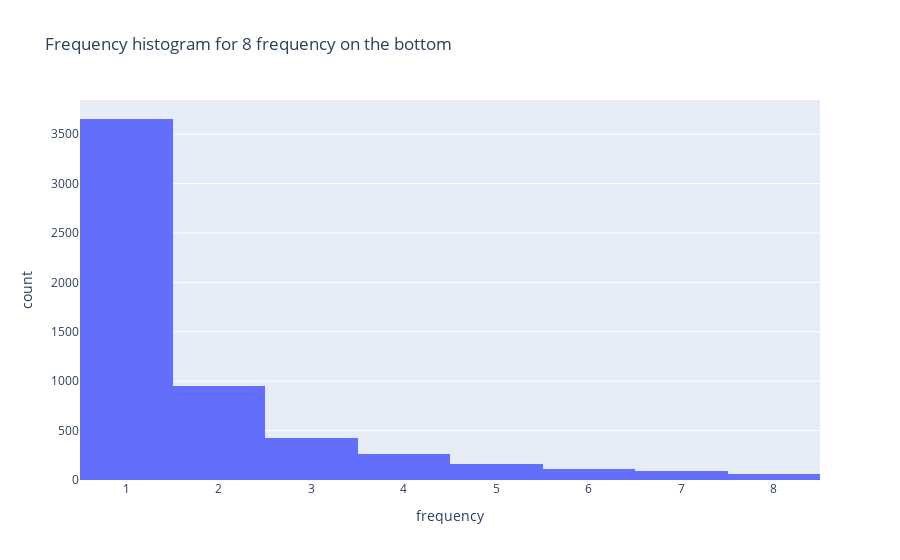

The notebook cell this image was saved under:
### Markdown cell above
Let us execute the pipeline and investigate the results.

### Code cell
french_results = pipeline1.execute_pipeline("nlp_pipeline")

### Figure 1 — Plotly figure (JSON) as saved in the notebook; plotly's stock layout.template omitted (floating-point values rounded to 4 significant figures; data arrays with more than 128 entries replaced by an {"elided": "..."} marker saying what was removed)
{"data": [{"alignmentgroup": "True", "bingroup": "x", "hovertemplate": "frequency=%{x}<br>count=%{y}<extra></extra>", "legendgroup": "", "marker": {"color": "#636efa", "pattern": {"shape": ""}}, "name": "", "offsetgroup": "", "orientation": "v", "showlegend": false, "type": "histogram", "x": {"elided": "5711 int values"}, "xaxis": "x", "yaxis": "y"}], "layout": {"barmode": "relative", "legend": {"tracegroupgap": 0}, "title": {"text": "Frequency histogram for 8 frequency on the bottom"}, "xaxis": {"anchor": "y", "domain": [0, 1], "title": {"text": "frequency"}}, "yaxis": {"anchor": "x", "domain": [0, 1], "title": {"text": "count"}}}}
